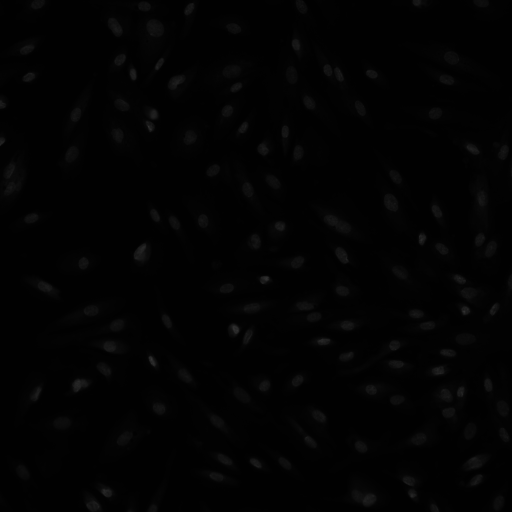
#> input picture supplement_images_day1/E08_s2_w1.png, 1024 x 1024 px, found by its file name (shown at 1/2 size)
$ jupyter execute --allow-errors day1_compbio.ipynb   (shell and % lines are left out)
#> lines starting #> are read from the running program, lines starting #| are printed output that depends on the picture
# **Day 1: Introduction to RxRx19 dataset**

Today we will be familiarizing ourselves with the dataset structure, and performing a few operations to understand it better. Then, we will be going over a two Computer Vision based techniques to extract features from an image.

## 1. Loading the datasets

The first step is to clone the repository with the data. The original dataset available on Kaggle has more than 305,520 images, with total size of >400 GB. Hence, we created a subset of 16,000 images and their labels.

> If you are curious to know how we created this subset, you can check [here](https://github.com/ai4all-sfu/comp-biology-2020/blob/master/day0-data-preprocessing.ipynb).

To check if the files are available, we use the code below. We should see two folders: 'sample_data' and 'comp-biology-2020'.

Let us take a look at the structure of the dataset once again.

RxRx19-images.zip consists of the image dataset. As discussed on the slides, two types of cells are being considered: HRCE and Vero cells. Each folder consists of cell images taken from 26 Plates. Each plate has ~26,000 images. Each cell site is passed through five channels, so each channel has ~5000 images.

Let us take a look at the metadata and embeddings file. To reduce the size of the files, we saved them in pickle format. Let's unpickle them now.

[cell 1]
import pandas as pd
import pickle

#pickle is used to serialize a python object structure into a byte stream; basically to handle it as a file with its size compressed.
#> (the rest of this cell did not finish here and is left out)

Let us print the head of metadata.pkl so that we can understand what it contains.

#> (a cell that did not finish here is left out)

## 2. Understanding the Data

* 'site_id': it refers to the cell site under consideration. Every cell site has a unique site_id. As we discussed, every cell is analyzed under 4 sites, and each site is analyzed under 5 different channels. The format of site_id is as follows: 'experiment_plate_well_site'. So each of these will have an image each for the five different channels. Recall the comparison chart between them from the slides. That image is given below for your reference.

* 'disease_condition': it refers to whether the cell is infected with the SARS-CoV-2 virus or not. In the original 'metadata.csv' there were three disease conditions: Active SARS-CoV-2 (the cell has been infected with the virus), UV Inactivated SARS-CoV-2, and Mock (mock preparations of SARS-CoV-2 on cells). We combined the disease conditions 'UV Inactivated SARS-CoV-2' and 'Mock' into one class: 'Inactive' (because they are similar), so that we can consider two distinct classes in our classification task: 'Active' and 'Inactive'.

* 'treatment': it refers to the drug that is used to treat the cell from the virus, 'treatment_conc' refers to the amount of concentration that the drug is used under. For an 'inactive' cell site, the value under 'treatment' and 'treatment_conc' will be NaN.

Let us print embeddings.pkl and take a look at its head.

#> (a cell that did not finish here is left out)

In the above result, for every site_id we can observe 1024 feature values. These are lower-dimensional feature vectors (embeddings) for the image that provides some indication of what the image includes.

In our subset we have 16,000 images in total, chosen from all the four cell subfolders (HRCE-1, HRCE-2, Vero-2, and Vero-2). Each image is of dimensions 1024 x 1024 x 1. They are grayscale images. We will not be directly handling the images in our project. Instead, we will be using the embeddings.pkl file.

Let us print the shape of metadata.pkl and embeddings.pkl.

#> (a cell that did not finish here is left out)

As we can see above, 'metadata' has 16,000 rows for the images and 10 columns for the metadata values for each image. 'embeddings' has 16,000 rows too with 1024 columns denoting 1024 feature values for each image.

Let us join 'metadata' and 'embeddings' to understand how they correlate better.

#> (a cell that did not finish here is left out)

Let us pick out the first row and take a clear look at the information that we get about each cell site.

#> (a cell that did not finish here is left out)

We will be using the merged dataframe in all of our exercises today. Let's eliminate all the other column values from 'merged' and just have our 'feature embeddings' for each image and the corresponding 'disease_condition'.

#> (a cell that did not finish here is left out)

If you want to learn more about this dataset, explore the following links:
* RxRx19: The First Morphological Imaging Dataset on SARS-CoV-2 Virus ([link](https://www.rxrx.ai/rxrx19) and [github](https://gist.github.com/bmabey/ae215f5c154cbc5c3b7e0a519e3d403b))
* RxRx19a COVID-19 Image Embeddings ([link](https://www.kaggle.com/tunguz/rxrx19a))

Now, we are going to understand the dataset by plotting graphs to analyze the relationships between different variables in the metadata and embeddings. Then, given an image, we are going to create feature embeddings using basic Computer Vision techniques.

On Day 2, we are going to reduce the dimension of our 'embeddings' dataset learn about several factor models, and how to scale the dataset.
And on day 3, we will be using 'embeddings' and parsing the values of  'disease_condition' for each of those embeddings and appending them to a labels list. We will train our model using this, and evaluate it against our test dataset. Our result will be a predicted 'disease_condition' label for a new cell image from the test dataset.

Let us plot the frequency count of disease condition 'active' in the 'feat_disease' dataframe. We use the in-built plot function in pandas for this.The function 'value_counts()' below is to count the number of occurences of each category.

#> (a cell that did not finish here is left out)

### Activity 1

Plot the same graph, but in the form of a 'horizontal bar plot', and 'pie plot'. Try using the 'groupby' function from pandas to plot the graph. Add a legend and title too.

[cell 9]
#INSERT YOUR CODE HERE

### Activity 2

Plot the frequency distribution of all the 26 plates in the 'merged' dataframe. Use any two plot types of your choice.
Try plotting the same, using plot functions from matplotlib.

[cell 10]
#INSERT YOUR CODE HERE

## **Feature Extraction from an image**

In our slides for Day 2, we had discussed three methods for feature extraction in an image. We will now be trying two of them out.

First, we use scikit-image which is a library containing a collection of algorithms for image processing. We will use the methods 'imread' and 'imshow' to read an image, and display it.

[cell 11]
import cv2
from skimage.io import imread, imshow

image = imread('comp-biology-2020/supplement_images_day1/E08_s2_w1.png')
#> image is the input picture: shape (1024, 1024); min 1, max 57, mean 2.6
print(image.shape)
#| (1024, 1024)
imshow(image)

**1. Raw Pixel Feature Vector**

The simplest way is to extract the raw pixel feature vector. The image shape here is 1024 x 1024. Hence, the number of features should be 1,048,576. We can generate this using the reshape function from NumPy where we specify the dimension of the image:

[cell 12]
import numpy as np

features = np.reshape(image, (1024*1024))
features.shape, features

The shape of the feature vector is (1048576, ). This is nothing but (1024*1024, ).

Now, let us look at the second method for feature extraction.

**2. Extracting Edge Features**

On our slides, we had learnt that the idea behind edge detection is to extract edges as features and use that as the input for the model. Recall that an edge is a sharp change in color, or image intensity.

Let us again take a look at the example of a black square in a white background that we saw in the slides:

The 'vertical filter' in the above image is applied onto the red box by multiplying each pixel in the red box by each pixel in the filter element-wise. Each pixel in the result is achieved in exactly the same way. Then, we sum up the pixels in the result to get our vertical score. Here in our example, we get the vertical score/sum as -4. Thus, we know the pixel in question is part of a top vertical edge because we achieve the minimum value of -4.

Then, in order to map the resulting values back to the 0–1 range, we simply add 4 and then divide by 8, mapping the -4 to a 0 (black) and mapping the 4 to a 1 (white)


In our example above, we have used the 'Sobel vertical filter'. In our coding exercises below, we will be using both: 'Sobel vertical filter', and 'Sobel horizontal filter'.

What is the difference between Sobel vertical filter and Sobel horizontal filter?

The Sobel horizontal filter is applied to the image in the horizontal direction, and the vertical filter is applied in the vertical direction. Visualize the results obtained after applying these two filters to the image separately to get a clearer idea.

Let us first test it out on a sample image of a puppy. We read the image, and convert it to grayscale.

[cell 13]
puppy = imread('comp-biology-2020/supplement_images_day1/puppy.png', as_gray=True) #we convert it to grayscale because to apply the sobel filter,
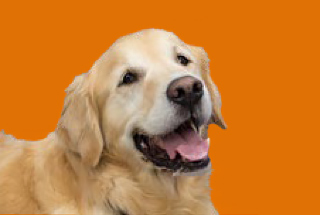
#> input picture supplement_images_day1/puppy.png, 320 x 215 px, found by its file name
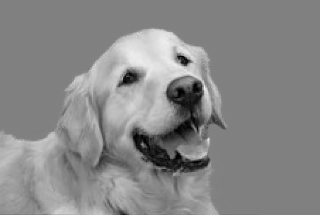
#> puppy: shape (215, 320) float64; min 0.0025, max 0.963, mean 0.534
                                                                                    #we need the image to be a 2D array and not a 3D one (color image).
puppy.shape, imshow(puppy)

Instead of doing the math behind applying a filter to an image, there is an in-built function in skimage library to get the result directly after applying the Sobel vertical and horizontal filters, and display it.

[cell 14]
from skimage.filters import sobel_h, sobel_v
from skimage import feature

#calculating horizontal edges using sobel kernel
edges_sobel_horizontal = sobel_h(puppy)
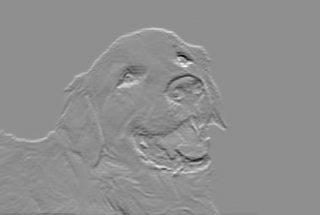
#> edges_sobel_horizontal: shape (215, 320) float64; min -0.613, max 0.479, mean 0.000349; drawn with min black and max white
#calculating vertical edges using sobel kernel
edges_sobel_vertical = sobel_v(puppy)
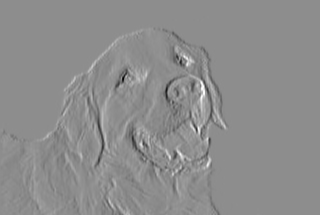
#> edges_sobel_vertical: shape (215, 320) float64; min -0.561, max 0.449, mean -0.000349; drawn with min black and max white

imshow(edges_sobel_horizontal, cmap='gray')

Display edges_sobel_vertical as well and observe the differences between the two results.

[cell 15]
#INSERT YOUR CODE HERE

Now, let us try to obtain a similar result by coding the math behind applying the filter to the image.

First read the image again without converting it to grayscale, Then, assign the Sobel filter values (these are fixed values) for vertical and horizontal filters.

[cell 16]
import matplotlib.pyplot as plt

puppy = imread('comp-biology-2020/supplement_images_day1/puppy.png')
#> puppy: shape (215, 320, 4)

#define the vertical filter
vertical_filter = [[-1,-2,-1], [0,0,0], [1,2,1]]

#define the horizontal filter(transpose of the vertical filter)
horizontal_filter = [[-1,0,1], [-2,0,2], [-1,0,1]]

#get the dimensions of the image
n,m,d = puppy.shape
#> n = 215; m = 320; d = 4
n,m
#> Out = (215, 320)

### Activity 3

Follow the following steps, and code using the method discussed in the slides.

Copy the original image into edges_img. We will be inserting our edge values into it one by one. Next, loop over the pixels in our original image: create a 3x3 box which is essentially a window/matrix considered in our original image, on which we will apply the filter. Then, multiply the values in the window with the ones in the vertical filter element-wise, and obtain the vertical score. Do the same for the horizontal filter.

Now, in our example while studying how to apply a filter to an image, we only detected a single horizontal/vertical edge. In order to detect the horizontal edges, vertical edges, and edges that fall somewhere in between, we can combine the vertical and horizontal scores by calculating the Euclidean distance between them, and inserting this edge score into our image. This will give us the final result which we obtained in our previous example by directly using the in-built function.

[cell 17]
#Tnitialize the list of images that we will use to insert our edge scores at the end.
edges_img = puppy.copy()

#Loop over all pixels in the image.
#> (the rest of this cell did not finish here and is left out)

Normalize the values in the image, and display.

[cell 18]
#Since we combine both the horizontal and vertical edge scores, the final edge score might go out of the 0-1 range. Hence, we normalize it here at the end.
edges_img = edges_img/edges_img.max()
imshow(edges_img)
